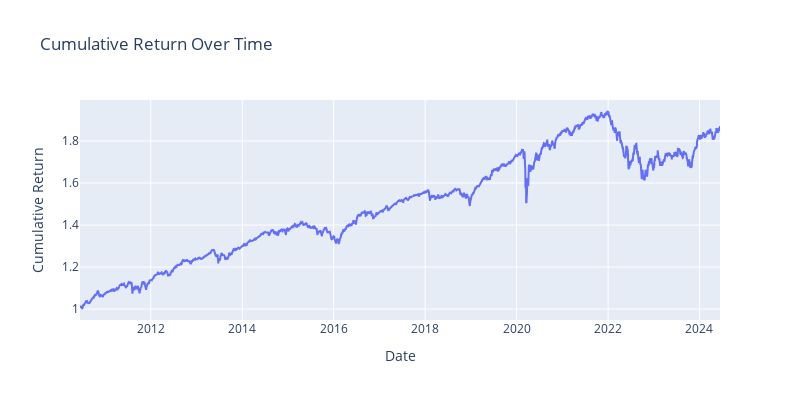
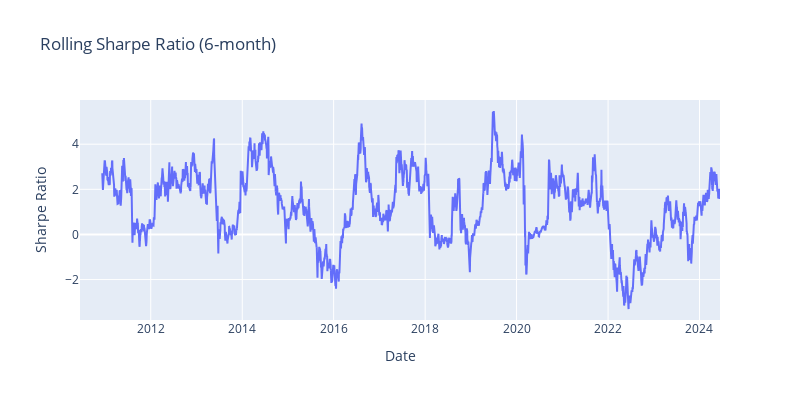

Notebook code cell kept with these figures, in order:
### Code cell
plot_cumulative_return(returns)
plot_rolling_sharpe_ratio(returns, window=126)
plot_top_drawdowns(returns)
plot_underwater(returns)
# plot_weekly_returns_analysis(returns)
# plot_day_weekly_returns_analysis(returns)
plot_returns_analysis(returns)
plot_return_quantiles(returns)

### Figure 1 — Plotly figure (JSON) as saved in the notebook; plotly's stock layout.template omitted (floating-point values rounded to 4 significant figures; data arrays with more than 128 entries replaced by an {"elided": "..."} marker saying what was removed)
{"data": [{"mode": "lines", "name": "Cumulative Return", "type": "scatter", "x": {"elided": "3524 str values"}, "y": {"elided": "3524 float values"}}], "layout": {"height": 400, "title": {"text": "Cumulative Return Over Time"}, "width": 800, "xaxis": {"title": {"text": "Date"}}, "yaxis": {"title": {"text": "Cumulative Return"}}}}

### Figure 2 — Plotly figure (JSON) as saved in the notebook; plotly's stock layout.template omitted (floating-point values rounded to 4 significant figures; data arrays with more than 128 entries replaced by an {"elided": "..."} marker saying what was removed)
{"data": [{"mode": "lines", "name": "Rolling Sharpe Ratio", "type": "scatter", "x": {"elided": "3524 str values"}, "y": {"elided": "3524 float values"}}], "layout": {"height": 400, "title": {"text": "Rolling Sharpe Ratio (6-month)"}, "width": 800, "xaxis": {"title": {"text": "Date"}}, "yaxis": {"title": {"text": "Sharpe Ratio"}}}}
